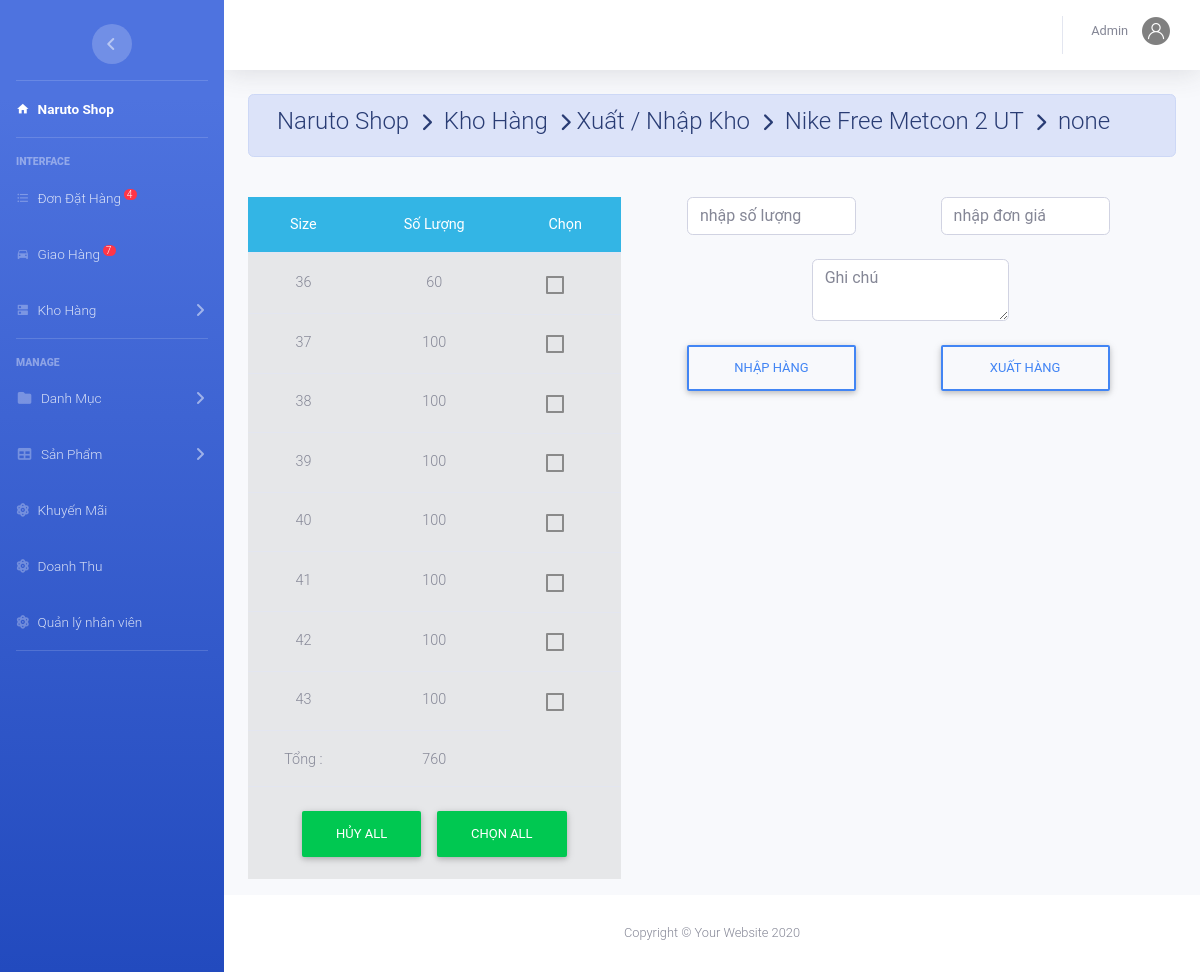
The app's page /admin/index.php?action=kho&view=apply&masp=4&t=Nike Free Metcon 2 UT&h=NikeFreeMetcon2UT.png&mau=none (signed in) with its own data.
### tables this page shows
CREATE TABLE `chitietsanpham` (
  `MaSP` int(11) NOT NULL,
  `MaSize` int(11) NOT NULL,
  `MaMau` varchar(50) NOT NULL,
  `SoLuong` int(11) NOT NULL
);

### admin/kho/phieunhap.php (the view, shortened to what this page needs)
<?php
	if(isset($_GET['mau'])){
		$mau=$_GET['mau'];
		$t=$_GET['t'];
		$masp=$_GET['masp'];
		$sql="SELECT *FROM chitietsanpham where MaSP=".$masp." and MaMau='".$mau."'";
		$rs=mysqli_query($conn,$sql);$tsl=0;
		?>
	<div class="container-fluid">
		<form action="kho/xuly.php" method="get" accept-charset="utf-8">
		<div class=" alert alert-primary">
		  <h4 class="page-title">
		     Naruto Shop &#160;<i class="fas fa-chevron-right" style="font-size: 18px"></i>&#160; Kho Hàng &#160;<i class="fas fa-chevron-right" style="font-size: 18px"></i>&#160;Xuất / Nhập Kho &#160;<i class="fas fa-chevron-right" style="font-size: 18px"></i>&#160; <?php echo $t ?> &#160;<i class="fas fa-chevron-right" style="font-size: 18px"></i>&#160; <?php echo $mau ?></h4>
		</div><br>
		<div class="row">
			<div class="col-md-5">
				<table class="table table-active table-hover text-center">
					<thead class="badge-info">
						<tr>
							<th>Size</th><th>Số Lượng</th><th>Chọn</th>
						</tr>
					</thead>
					<tbody >
					<?php while ($row=mysqli_fetch_array($rs)) { $tsl+=$row['SoLuong'];?>
							<tr>
								<td><?php echo $row['MaSize'] ?></td>
								<td><?php echo $row['SoLuong'] ?></td>
								<td class="form-check"><input class="form-check-input" value="<?php echo $row['MaSize'] ?>" type="checkbox" name="chon[]" id="<?php echo $row['MaSize'] ?>">
								<label class="form-check-label" for="<?php echo $row['MaSize'] ?>">&#160;</label></td>
							</tr>
					<?php } ?>
							<tr>
								<td>Tổng  :</td>
								<td><?php echo $tsl ?></td>
							</tr>
							<tr>
								<td colspan="3">
									<input class="btn btn-success" type="button" id="btn2"  value="Hủy ALL">
									<input class="btn btn-success" type="button" id="btn1" value="Chọn ALL">
								</td>
							</tr>
					</tbody>
				</table>
			</div>
			<div class="col-md-7">
				<div class=" col-12 row">
					<input onkeypress=" return isNumberKey(event)" class="form-control col-4 m-auto" type="text" name="so" placeholder="nhập số lượng" required autofocus>
					<input onkeypress=" return isNumberKey(event)" class="form-control col-4 m-auto" type="text" name="dg" placeholder="nhập đơn giá" required>
				</div><br>
				<div class=" col-5 row m-auto">
					  <textarea class=" form-control "  name="note" rows="2" placeholder="Ghi chú"></textarea>
				</div>
				<br>
				<div class=" col-12 row">
					<button class=" m-auto col-4 btn btn-outline-primary" name="action" value="cong" type="submit">Nhập Hàng</button>
					<button class=" m-auto col-4 btn btn-outline-primary" name="action" value="tru" type="submit">Xuất Hàng</button>
				</div>
			</div>
		</div>
		</form>
	</div>
<?php
	}
?>

### records on screen
chitietsanpham: MaSize "36", SoLuong "60"
chitietsanpham: MaSize "37", SoLuong "100"
chitietsanpham: MaSize "38", SoLuong "100"
chitietsanpham: MaSize "39", SoLuong "100"
chitietsanpham: MaSize "40", SoLuong "100"
chitietsanpham: MaSize "41", SoLuong "100"
chitietsanpham: MaSize "42", SoLuong "100"
chitietsanpham: MaSize "43", SoLuong "100"

### other values on screen
$dem "4"
$dem "7"
$nv['TenNV'] "Admin"
$t "Nike Free Metcon 2 UT"
$mau "none"
$tsl "760"
